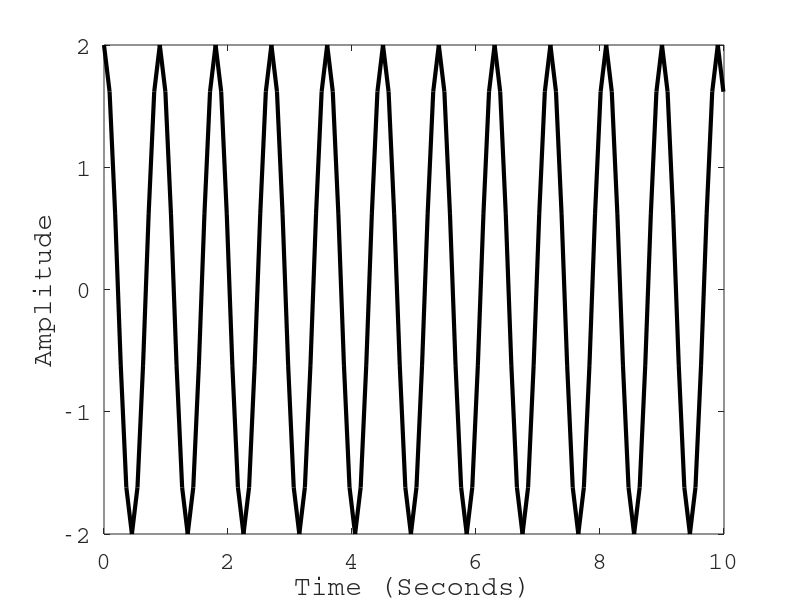

Source code (MATLAB):
clear;
home;

tmax = 10; #seconds
dt = .09; #seconds
f = 10; #Hz
A = 2; #Volts

v = [0:dt:tmax];


#unction r = rlc(tmax,dt,f,A,v)
  
#r = A*cos(2*pi.*f.*dt);
#endfunction

plot(v, A*cos(2*pi.*f.*v),'linewidth',3.0,'color','black')
set(gca(),'fontname','Courier','fontsize',18)
xlabel('Time (Seconds)')
ylabel('Amplitude')
